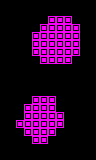

A level layout from a 2D game, rendered from its tile map. Below: a short description, then the map file with tile-grid data replaced by summaries:
An orthogonal 12x20 tile map with 8x8 px tiles, 1 tile layer (main) and 2 objects (2x proximity).

<map version="1.0" orientation="orthogonal" renderorder="right-down" width="12" height="20" tilewidth="8" tileheight="8" nextobjectid="80">
 <properties>
  <property name="type" value="open" />
 </properties>
 <tileset firstgid="1" name="tiles" tilewidth="8" tileheight="8" tilecount="24" columns="6">
  <image source="../../../images/tiles.png" width="48" height="32" />
  <tile id="1">
   <properties>
    <property name="type" value="open" />
   </properties>
  </tile>
 </tileset>
 <layer name="main" width="12" height="20">
  <data>[240 cells, 54 non-empty, 1 distinct tile ids]</data>
 </layer>
 <objectgroup name="objects" />
 <objectgroup name="enemies" />
 <objectgroup name="hazards">
  <object id="76" type="proximity" gid="4" x="40" y="96" width="8" height="8" />
  <object id="79" type="proximity" gid="1073741828" x="56" y="72" width="8" height="8" />
 </objectgroup>
</map>
